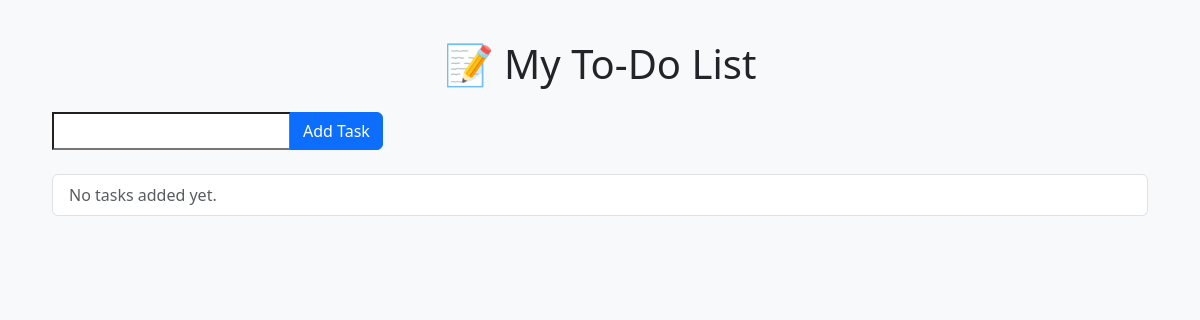
Before: / with the older database file.
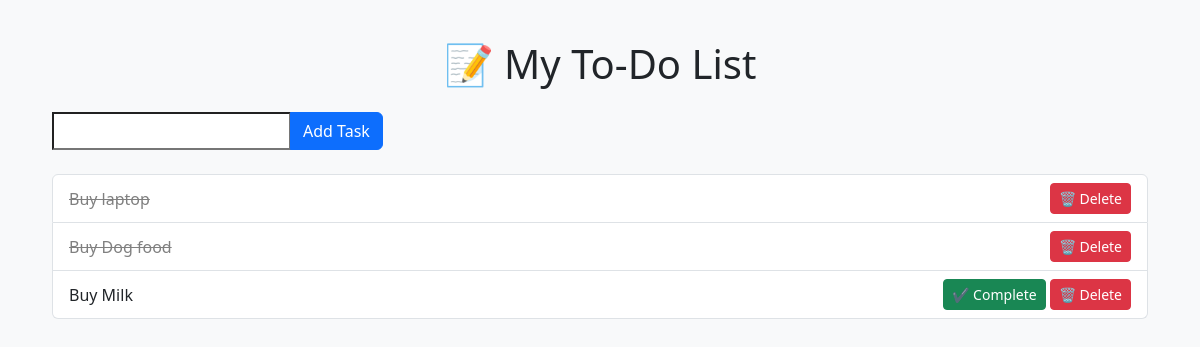
After: the same page with the newer database file.
### todo/models.py (models this page shows, shortened)
class Task(models.Model):
    title = models.CharField(max_length=200)
    completed = models.BooleanField(default=False)

### todo/views.py (the view)
# urls.py: path('',views.task_list,name='task_list'),
def task_list(request):
    tasks = Task.objects.all() #get all tasks from the database
    form = TaskForm()
    if request.method =='POST':
        form = TaskForm(request.POST)
        if form.is_valid():
            form.save()
            return redirect('task_list')
    return render(request, 'todo/task_list.html',{
        'tasks':tasks,
        'form' : form
        })

### todo/forms.py
class TaskForm(forms.ModelForm):
    class Meta:
        model = Task
        fields = ['title','completed']

### todo/templates/todo/task_list.html (shortened to what this page needs)
<!DOCTYPE html>
<html lang="en">
<head>
    <link href="https://cdn.jsdelivr.net/npm/bootstrap@5.3.3/dist/css/bootstrap.min.css" rel="stylesheet">
</head>
<body>
<div class="container">
    <h1 class="mb-4 text-center">📝 My To-Do List</h1>
    <form method="POST" class="mb-4">
        <div class="input-group">
            {{ form.title }}
            <button class="btn btn-primary" type="submit">Add Task</button>
        </div>
    </form>
    <ul class="list-group">
        {% for task in tasks %}
            <li class="list-group-item d-flex justify-content-between align-items-center
                {% if task.completed %}completed{% endif %}">
                {{ task.title }}
                <div>
                    {% if not task.completed %}
                        <a href="{% url 'complete_task' task.id %}" class="btn btn-sm btn-success">✔ Complete</a>
                    {% endif %}
                    <a href="{% url 'delete_task' task.id %}" class="btn btn-sm btn-danger"
                       onclick="return confirm('Are you sure you want to delete this task?')">🗑 Delete</a>
                </div>
            </li>
        {% empty %}
            <li class="list-group-item text-muted">No tasks added yet.</li>
        {% endfor %}
    </ul>
</div>
</body>
</html>

### todo/templates/todo/task_list.html (style rules this page uses)
body { padding: 40px; background-color: #f8f9fa; }
.completed { text-decoration: line-through; color: gray; }

Changed rows visible on the page:
added Task: title "Buy laptop"
added Task: title "Buy Dog food"
added Task: title "Buy Milk", completed "✔ Complete"
Other visible differences:
text no longer shown: "No tasks added yet."
